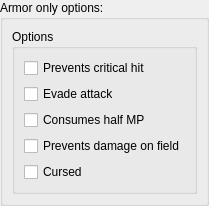
     <widget class="QWidget" name="pageArmor">
      <layout class="QGridLayout" name="gridLayout_176">
       <property name="leftMargin">
        <number>0</number>
       </property>
       <property name="topMargin">
        <number>0</number>
       </property>
       <property name="rightMargin">
        <number>0</number>
       </property>
       <property name="bottomMargin">
        <number>0</number>
       </property>
       <item row="0" column="0">
        <widget class="QGroupBox" name="groupArmorOptions">
         <property name="sizePolicy">
          <sizepolicy hsizetype="Preferred" vsizetype="MinimumExpanding">
           <horstretch>0</horstretch>
           <verstretch>0</verstretch>
          </sizepolicy>
         </property>
         <property name="title">
          <string>Armor only options:</string>
         </property>
         <property name="flat">
          <bool>true</bool>
         </property>
         <layout class="QGridLayout" name="gridLayout_177">
          <item row="0" column="0">
           <widget class="QGroupBox" name="groupArmorOptions_2">
            <property name="title">
             <string>Options</string>
            </property>
            <layout class="QGridLayout" name="gridLayout_178">
             <item row="0" column="0">
              <widget class="QCheckBox" name="checkArmorPreventCritical">
               <property name="text">
                <string>Prevents critical hit</string>
               </property>
              </widget>
             </item>
             <item row="1" column="0">
              <widget class="QCheckBox" name="checkArmorEvadeAttack">
               <property name="text">
                <string>Evade attack</string>
               </property>
              </widget>
             </item>
             <item row="2" column="0">
              <widget class="QCheckBox" name="checkArmorConsumeHalfMp">
               <property name="text">
                <string>Consumes half MP</string>
               </property>
              </widget>
             </item>
             <item row="3" column="0">
              <widget class="QCheckBox" name="checkArmorPreventsDmgOnField">
               <property name="text">
                <string>Prevents damage on field</string>
               </property>
              </widget>
             </item>
             <item row="4" column="0">
              <widget class="QCheckBox" name="checkArmorCursed">
               <property name="text">
                <string>Cursed</string>
               </property>
              </widget>
             </item>
            </layout>
           </widget>
          </item>
         </layout>
        </widget>
       </item>
      </layout>
     </widget>
